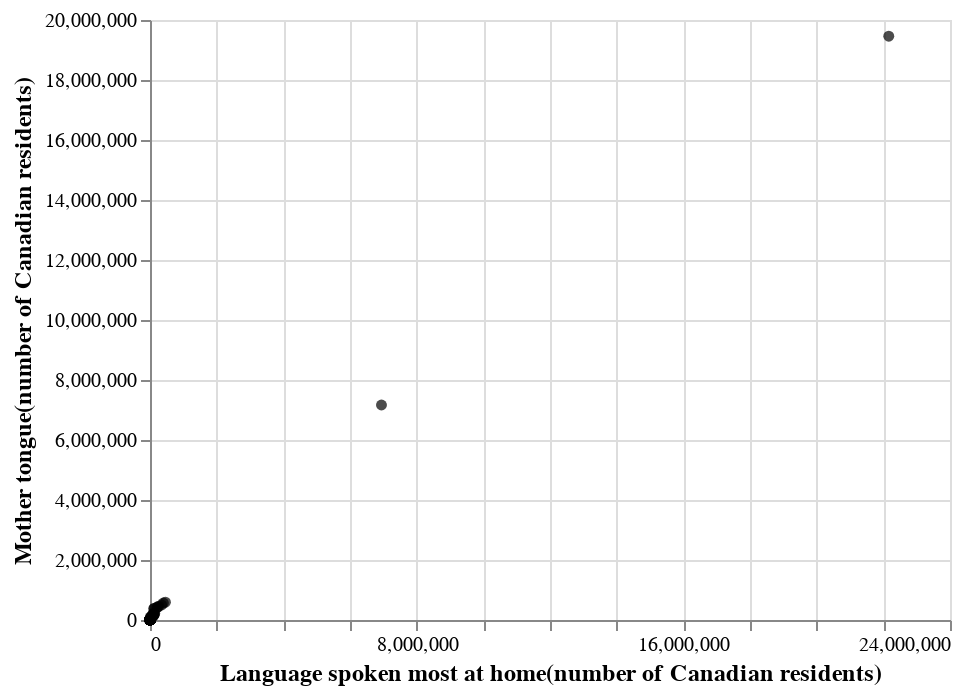

Write notebook code for a chart like this one.
### Code cell
# ggplot(can_lang, aes(x = most_at_home, y = mother_tongue)) +
#   geom_point() +
#   labs(x = "Language spoken most at home \n (number of Canadian residents)",
#        y = "Mother tongue \n (number of Canadian residents)") +
#   theme(text = element_text(size = 12))
    
    
alt.Chart(can_lang).mark_circle(color='black').encode(
    x = alt.X("most_at_home",title = "Language spoken most at home(number of Canadian residents)"),
    y = alt.Y("mother_tongue", scale=alt.Scale(zero=False), title = "Mother tongue(number of Canadian residents)")).configure_axis(
    titleFontSize=12)

### Figure 1 — Vega-Lite specification as saved in the notebook (floating-point values rounded to 4 significant figures; data arrays with more than 128 entries replaced by an {"elided": "..."} marker saying what was removed)
{"config": {"view": {"continuousWidth": 400, "continuousHeight": 300}, "axis": {"titleFontSize": 12}}, "data": {"name": "data-dcb20ba64ca1427efa64f993b8a66413"}, "mark": {"type": "circle", "color": "black"}, "encoding": {"x": {"field": "most_at_home", "title": "Language spoken most at home(number of Canadian residents)", "type": "quantitative"}, "y": {"field": "mother_tongue", "scale": {"zero": false}, "title": "Mother tongue(number of Canadian residents)", "type": "quantitative"}}, "$schema": "https://vega.github.io/schema/vega-lite/v4.17.0.json", "datasets": {"data-dcb20ba64ca1427efa64f993b8a66413": {"elided": "211 records"}}}
